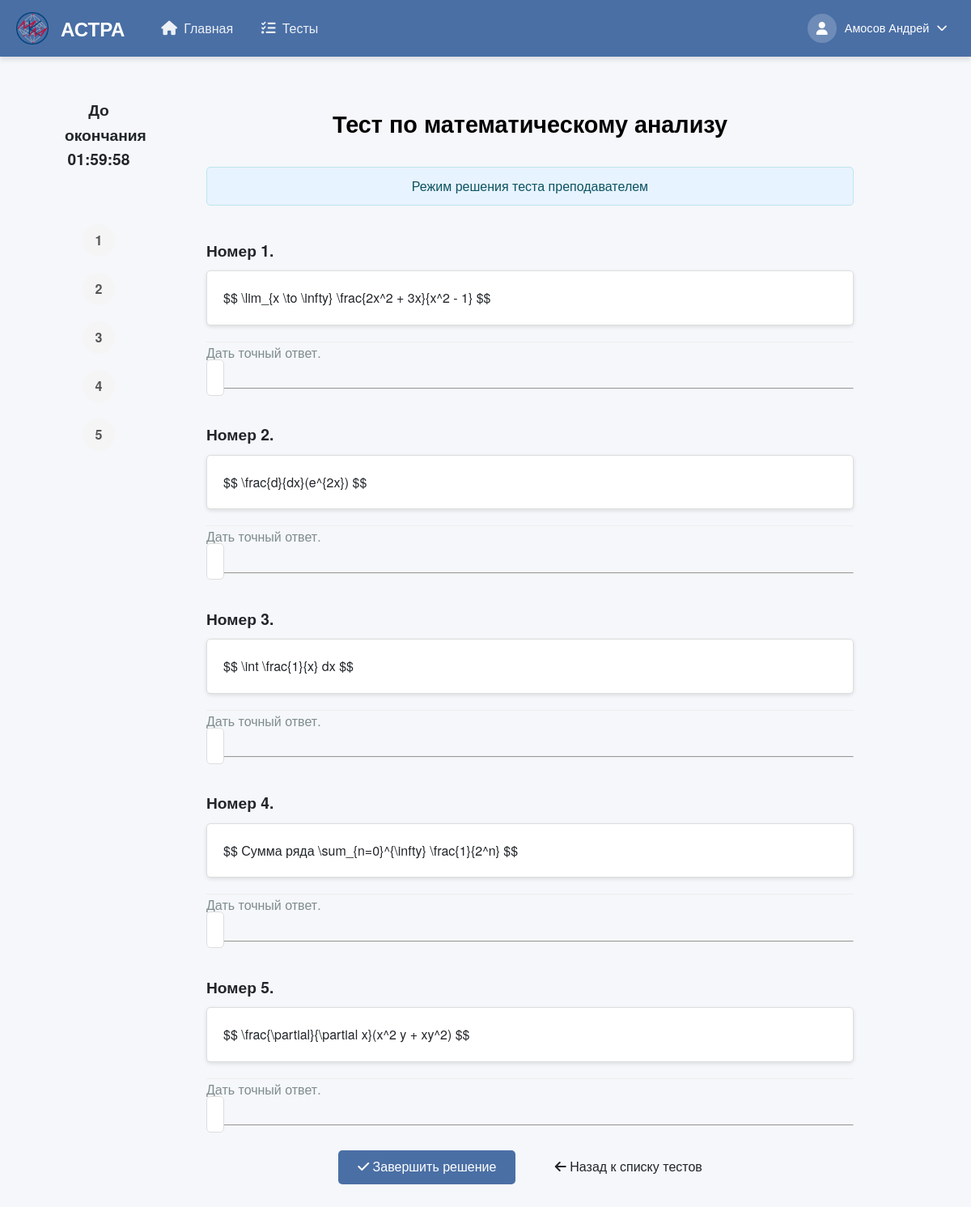
The app's page /TestsCreate/solve-test/test-po-matematicheskomu-analizu-1/ (signed in) with its own data.
### users/models.py (models this page shows, shortened)
class CustomUser(AbstractBaseUser, PermissionsMixin):
    THEME_CHOICES = [
        ('light', 'Светлая'),
        ('dark', 'Тёмная'),
    ]
    email = models.EmailField(unique=True)
    role = models.CharField(max_length=10, choices=[('student', 'Student'), ('teacher', 'Teacher')])
    theme = models.CharField(max_length=10, choices=THEME_CHOICES, default='light')
    is_active = models.BooleanField(default=True)
    is_staff = models.BooleanField(default=False)
    objects = CustomUserManager()
    USERNAME_FIELD = 'email'
    REQUIRED_FIELDS = ['role']
    def get_full_name(self):
        if self.role == 'student' and hasattr(self, 'studentdata'):
            return f"{self.studentdata.last_name} {self.studentdata.first_name}"
        elif self.role == 'teacher' and hasattr(self, 'teacherdata'):
            return f"{self.teacherdata.last_name} {self.teacherdata.first_name}"
        return self.email
    def get_photo_url(self):
        if self.role == 'student' and hasattr(self, 'studentdata') and self.studentdata.photo:
            return self.studentdata.photo.url
        elif self.role == 'teacher' and hasattr(self, 'teacherdata') and self.teacherdata.photo:
            return self.teacherdata.photo.url
        return None

class TeacherData(models.Model):
    first_name = models.CharField(max_length=50, blank=False)
    last_name = models.CharField(max_length=50, blank=False)
    middle_name = models.CharField(max_length=50)
    photo = models.ImageField(upload_to='user_photos/', blank=True, null=True)
    institute = models.ForeignKey(StudentInstitute, default=6, on_delete=models.PROTECT)
    data_map = models.OneToOneField(CustomUser, on_delete=models.CASCADE)

### create_tests/models.py (models this page shows, shortened)
class AboutTest(models.Model):
    RESULT_DISPLAY_CHOICES = [
        ('only_score', 'Только баллы'),
        ('show_correct', 'Показывать правильные ответы'),
    ]
    objects = None
    name_tests = models.CharField(max_length=255, blank=False)  # Название теста
    creator = models.ForeignKey(TeacherData, on_delete=models.PROTECT, null=True, blank=True,
                                related_name='created_tests')  # Создатель теста
    time_to_solution = models.DurationField(default=timedelta(hours=1, minutes=30))
    name_slug_tests = models.SlugField(max_length=255, unique=True, db_index=True, verbose_name="URL")  # Слаг имени
    num_of_attempts = models.IntegerField(blank=True, default=1)  # Количество попыток для решения
    type_of_result = models.IntegerField(blank=True, default=1)  # Тип возвращаемого результата
    description = models.CharField(max_length=150, default="", blank=True)
    is_published = models.IntegerField(default=0)
    is_done = models.IntegerField(default=1)
    is_draft = models.BooleanField(default=False)
    result_display_mode = models.CharField(max_length=20, choices=RESULT_DISPLAY_CHOICES, default='only_score')  # Режим отображения результатов
    subj = models.ForeignKey(Subjects,
                             on_delete=models.PROTECT,
                             default=1)
    expressions = models.ManyToManyField(AboutExpressions)
    task_groups = models.ManyToManyField(TaskGroup, blank=True)  # Новые группы заданий

class TaskVariant(models.Model):
    task_group = models.ForeignKey(TaskGroup, on_delete=models.CASCADE, related_name='variants')
    user_expression = models.CharField(max_length=100, blank=False)
    user_ans = models.CharField(max_length=150, blank=False)
    true_ans = models.CharField(max_length=15, default='1')
    user_eps = models.CharField(max_length=150, default="0", blank=True)
    user_type = models.ForeignKey(TypeAnswer, on_delete=models.SET_NULL, null=True)
    exist_select = models.BooleanField(default=False)

### create_tests/views.py (the view, shortened to what this page needs)
# urls.py: path('solve-test/<slug:slug_name>/', views.solve_test_teacher, name='solve_test'),
@login_required
@role_required(['teacher', 'admin'])
def solve_test_teacher(request, slug_name):
    test = get_object_or_404(AboutTest, name_slug_tests=slug_name)
    teacher = request.user
    expressions_data = get_randomized_test_for_teacher(test, teacher.id)
    expressions_with_options = []
    for i, expr_data in enumerate(expressions_data):
        options = expr_data['user_ans'].split(';') if expr_data['user_ans'] else []
        expressions_with_options.append({
            'expression': expr_data,
            'options': options,
            'exist_select': expr_data['exist_select'],
            'display_number': i + 1,
            'original_number': expr_data.get('number', i + 1)
        })
    return render(request, 'create_tests/solve_test_teacher.html', {
        'test': test,
        'expressions_with_options': expressions_with_options,
    })

### users/context_processors.py (called while the page is built)
def user_role(request):
    if request.user.is_authenticated:
        return {'user_role': request.user.role}
    return {}

### create_tests/templates/create_tests/solve_test_teacher.html (shortened to what this page needs)
{% extends 'create_tests/header.html' %}
{% load static %}
{% block extra_css %}
    <link rel="stylesheet" href='{% static "css/specific_test.css" %}'>
    <link rel="stylesheet" href="{% static 'libs/mathlive/mathlive.css' %}">
{% endblock %}
{% block content %}
    <div class="page-container">
        <div class="left-sidebar">
            <div class="content-left">
                    <div class="sidebar-timer">
                        <h4>До окончания</h4>
                        <div id="timer">{{ test.time_to_solution }}</div>
                    </div>
                    <div class="navigation-sidebar">
                        {% for ex in expressions_with_options %}
                            <a class="task-number" id="nav-{{ forloop.counter }}" href="#task-{{ forloop.counter }}">{{ forloop.counter }}</a>
                        {% endfor %}
                    </div>
                </div>
            </div>
        </div>
        <div class="main-content">
            <h1 class="test-title">{{ test.name_tests }}</h1>
            <p class="teacher-notice">Режим решения теста преподавателем</p>
            <div class="list-expr">
                <ul>
                    {% for ex in expressions_with_options %}
                        <div class="question-card" data-question="{{ forloop.counter }}">
                            <h4 class="number">Номер {{ forloop.counter }}.</h4>
                            <div class="express" id="task-{{ forloop.counter }}">
                                <p><li>$$ {{ ex.expression.user_expression }} $$</li></p>
                            </div>
                            {% if ex.exist_select %}
                                <div class="options">
                                    <p>Выберите правильный вариант:</p>
                                    <ul>
                                        {% for option in ex.options %}
                                            <li>
                                                <label>
                                                    <input type="checkbox"
                                                           name="answer_{{ forloop.counter }}"
                                                           value="{{ option.strip }}">
                                                    $$ {{ option.strip }} $$
                                                </label>
                                            </li>
                                        {% endfor %}
                                    </ul>
                                </div>
                            {% else %}
                                <div class="sec-info">
                                    <li>
                                        {% if ex.expression.user_eps == '0' or ex.expression.user_eps == '0.0' %}
                                            Дать точный ответ.
                                        {% else %}
                                            Дать ответ с точностью до {{ ex.expression.user_eps }}.
                                        {% endif %}
                                    </li>
                                </div>
                                <math-field class="answer"
                                            name="answer_{{ forloop.counter }}"
                                            id="math-field-{{ forloop.counter }}"
                                            placeholder="Ответ"></math-field>
                            {% endif %}
                            <hr>
                        </div>
                    {% endfor %}
                </ul>
            </div>
            <form id="answerForm"
                  action="{% url 'create_tests:solve_test' test.name_slug_tests %}"
                  method="post"
                  data-total="{{ expressions_with_options|length }}">
                <div class="submit-section">
                    <button type="submit" class="btn btn-primary btn-submit">
                        <i class="fas fa-check"></i> Завершить решение
                    </button>
                    <a href="{% url 'create_tests:test_list' %}" class="btn btn-secondary">
                        <i class="fas fa-arrow-left"></i> Назад к списку тестов
                    </a>
                </div>
            </form>
        </div>
{% endblock %}

### create_tests/templates/create_tests/header.html (shortened to what this page needs)
<!DOCTYPE html>
<html lang="ru">
<head>
    {% load static %}
    <link rel="stylesheet" href="{% static 'css/header.css' %}">
    <link rel="stylesheet" href="{% static 'css/dark-theme.css' %}">
    <link rel="stylesheet" href="{% static 'libs/fontawesome/css/all.min.css' %}">
    {% block extra_css %}{% endblock %}
</head>
<body data-theme="{{ user.theme|default:'light' }}" data-user-theme="{{ user.theme|default:'light' }}">
<header class="app-header">
    <div class="header-container">
        <div class="header-brand">
            <span class="logo-icon">
                <img src="{% static 'images/logo.png' %}" alt="" style="width: 40px; height: 40px;">
            </span>
            <h2><span class="logo-text">АСТРА</span></h2>
        </div>
        <nav class="main-nav">
            <ul class="nav-list">
                {% if user.role == 'teacher' %}
                    <li class="nav-item">
                        <a href="/personaInf/" class="nav-link {% if request.path == '/personaInf/' %}active{% endif %}">
                            <i class="fas fa-home"></i>
                            <span>Главная</span>
                        </a>
                    </li>
                    <li class="nav-item">
                        <a href="/TestsCreate/listTests/" class="nav-link {% if '/TestsCreate/listTests/' in request.path %}active{% endif %}">
                            <i class="fas fa-tasks"></i>
                            <span>Тесты</span>
                        </a>
                    </li>
                {% endif %}
            </ul>
        </nav>
        <div class="user-controls">
            <div class="profile-dropdown">
                <button class="profile-btn" id="profileBtn">
                    <div class="avatar">
                        {% if user.get_photo_url %}
                            <img src="{{ user.get_photo_url }}" alt="Фото профиля" style="width: 100%; height: 100%; border-radius: 50%; object-fit: cover;">
                        {% else %}
                            <i class="fas fa-user"></i>
                        {% endif %}
                    </div>
                    <span class="username">{{ user.get_full_name }}</span>
                    <i class="fas fa-chevron-down"></i>
                </button>
            </div>
        </div>
    </div>
</header>
<main class="app-main">
    {% block content %}{% endblock %}
</main>
</body>
</html>

### create_tests/static/css/header.css (style rules this page uses)
:root { --primary-color: #4a6fa5; --primary-hover: #3a5a8a; --secondary-color: #6c757d; --success-color: #28a745; --danger-color: #dc3545; --warning-color: #ffc107; --info-color: #17a2b8; --light-color: #f8f9fa; --dark-color: #343a40; --text-light: #ffffff; --text-dark: #212529; --border-color: rgba(0, 0, 0, 0.1); --shadow-sm: 0 1px 3px rgba(0, 0, 0, 0.1); --shadow-md: 0 4px 6px rgba(0, 0, 0, 0.1); --shadow-lg: 0 10px 15px rgba(0, 0, 0, 0.1); --transition: all 0.3s ease; --border-radius: 8px; }
* { margin: 0; padding: 0; box-sizing: border-box; }
body { font-family: 'Segoe UI', Tahoma, Geneva, Verdana, sans-serif; line-height: 1.6; color: var(--text-dark); background-color: #f5f7fa; padding-top: 70px !important; }
.app-header { position: fixed; top: 0; left: 0; right: 0; height: 70px; background-color: var(--primary-color); box-shadow: var(--shadow-md); z-index: 1000; }
.header-container { display: flex; justify-content: space-between; align-items: center; height: 100%; max-width: 1500px; margin: 0 auto; padding: 0 20px; }
.header-brand { display: flex; align-items: center; gap: 15px; }
.logo-icon { font-size: 3rem; color: #ffd700; }
.logo-text { size 500px; color: white; }
.main-nav { flex-grow: 1; margin: 0 30px; }
.nav-list { display: flex; list-style: none; gap: 5px; }
.nav-item { position: relative; }
.nav-link { display: flex; align-items: center; padding: 10px 15px; color: rgba(255, 255, 255, 0.9); text-decoration: none; border-radius: var(--border-radius); transition: var(--transition); gap: 8px; font-weight: 500; }
.nav-link i { font-size: 1.1rem; }
.user-controls { display: flex; align-items: center; gap: 15px; }
.profile-dropdown { position: relative; }
.profile-btn { display: flex; align-items: center; background: none; border: none; color: var(--text-light); cursor: pointer; gap: 10px; padding: 5px 10px; border-radius: 20px; transition: var(--transition); }
.avatar { width: 36px; height: 36px; border-radius: 50%; background-color: rgba(255, 255, 255, 0.2); display: flex; align-items: center; justify-content: center; font-size: 1rem; }
.username { font-weight: 500; font-size: 0.9rem; }
.app-main { min-height: calc(100vh - 70px); padding: 20px; max-width: 95%; margin: 0 auto; }

### static/css/dark-theme.css (style rules this page uses)
* { transition: background-color 0.3s ease, color 0.3s ease, border-color 0.3s ease; }

### solving_tests/static/css/specific_test.css (style rules this page uses)
body { margin: 0; font-family: 'Helvetica Neue', Helvetica, Arial, sans-serif; line-height: 1.6; }
.page-container { display: flex; }
.left-sidebar { width: 12%; padding: 20px; position: fixed; height: 100vh; overflow-y: auto; }
.sidebar-timer { font-size: 1.2rem; font-weight: bold; text-align: center; margin-bottom: 30px; padding: 10px; border-radius: 5px; }
.navigation-sidebar { display: flex; flex-direction: column; align-items: center; gap: 10px; margin-top: 50px; }
.task-number { display: flex; align-items: center; justify-content: center; width: 40px; height: 40px; border-radius: 50%; background: #e9ecef; color: #495057; text-decoration: none; font-weight: bold; transition: all 0.3s ease; }
.main-content { width: 80%; margin-left: 15%; padding: 20px 40px; }
.test-title { color: black; text-align: center; font-size: 1.8rem; margin-bottom: 30px; margin-top: 20px; }
.task-number { display: flex; align-items: center; justify-content: center; width: 40px; height: 40px; margin: 5px 0; border-radius: 50%; background: #f5f5f5; color: #555; text-decoration: none; font-weight: bold; transition: all 0.3s ease; }
.list-expr { margin-top: 20px; }
.list-expr ul { list-style: none; padding: 0; }
.list-expr .number { font-size: 1.2rem; margin-bottom: 10px; margin-top: 40px; }
.list-expr .express { background: #fff; border: 1px solid #ddd; border-radius: 5px; padding: 20px; margin-bottom: 20px; box-shadow: 0 2px 5px rgba(0, 0, 0, 0.1); }
.list-expr .express p { margin: 0; font-size: 1.1rem; color: #34495e; }
.list-expr .sec-info { border-top: 1px solid #eee; }
.list-expr .sec-info li { font-size: 1rem; color: #7f8c8d; margin-bottom: 5px; }
math-field.answer { width: 100%; padding: 10px; border: 1px solid #ddd; border-radius: 5px; font-size: 1rem; background: #fff; margin-bottom: 70px; }
#answerForm { text-align: center; margin-top: 30px; margin-bottom: 20px; }
#answerForm button { padding: 12px 24px; background: #4a6fa5; color: white; border: none; border-radius: 5px; cursor: pointer; font-size: 1rem; transition: background-color 0.3s ease; }

### static/libs/mathlive/mathlive.css (style rules this page uses)
:root { --ML__static-fonts:true }

### records on screen
CustomUser: get_full_name "Амосов Андрей"
AboutTest: name_tests "Тест по математическому анализу"
TaskVariant: expression.user_expression "\\lim_{x \\to \\infty} \\frac{2x^2 + 3x}{x^2 - 1}"
TaskVariant: expression.user_expression "\\frac{d}{dx}(e^{2x})"
TaskVariant: expression.user_expression "\\int \\frac{1}{x} dx"
TaskVariant: expression.user_expression "Сумма ряда \\sum_{n=0}^{\\infty} \\frac{1}{2^n}"
TaskVariant: expression.user_expression "\\frac{\\partial}{\\partial x}(x^2 y + xy^2)"
